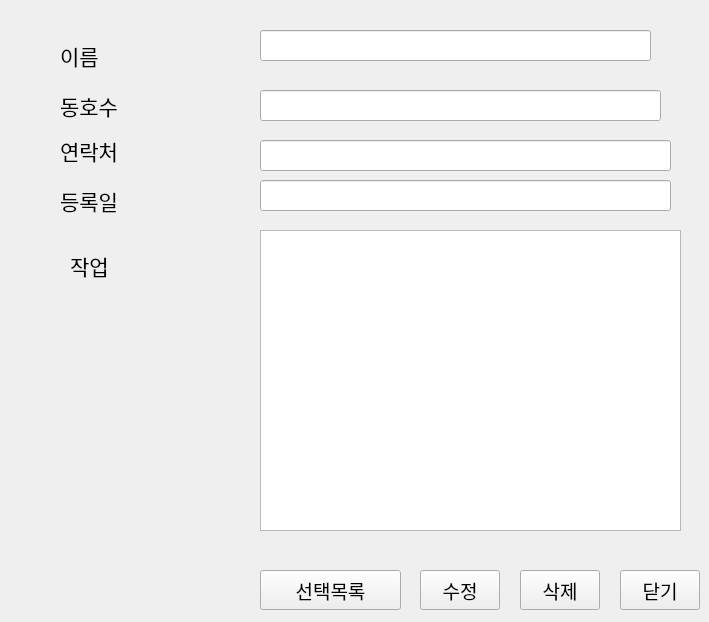
<?xml version="1.0" encoding="UTF-8"?>
<ui version="4.0">
 <class>Form</class>
 <widget class="QWidget" name="Form">
  <property name="geometry">
   <rect>
    <x>0</x>
    <y>0</y>
    <width>709</width>
    <height>622</height>
   </rect>
  </property>
  <property name="windowTitle">
   <string>Form</string>
  </property>
  <widget class="QLineEdit" name="nombre_lineEdit">
   <property name="geometry">
    <rect>
     <x>260</x>
     <y>30</y>
     <width>391</width>
     <height>31</height>
    </rect>
   </property>
   <property name="font">
    <font>
     <family>Agency FB</family>
     <pointsize>16</pointsize>
    </font>
   </property>
   <property name="readOnly">
    <bool>true</bool>
   </property>
  </widget>
  <widget class="QLineEdit" name="edad_lineEdit">
   <property name="geometry">
    <rect>
     <x>260</x>
     <y>140</y>
     <width>411</width>
     <height>31</height>
    </rect>
   </property>
   <property name="font">
    <font>
     <family>Agency FB</family>
     <pointsize>16</pointsize>
    </font>
   </property>
   <property name="readOnly">
    <bool>true</bool>
   </property>
  </widget>
  <widget class="QLabel" name="label">
   <property name="geometry">
    <rect>
     <x>60</x>
     <y>30</y>
     <width>121</width>
     <height>51</height>
    </rect>
   </property>
   <property name="font">
    <font>
     <family>Agency FB</family>
     <pointsize>16</pointsize>
    </font>
   </property>
   <property name="text">
    <string>이름</string>
   </property>
  </widget>
  <widget class="QLabel" name="label_3">
   <property name="geometry">
    <rect>
     <x>70</x>
     <y>240</y>
     <width>111</width>
     <height>51</height>
    </rect>
   </property>
   <property name="font">
    <font>
     <family>Agency FB</family>
     <pointsize>16</pointsize>
    </font>
   </property>
   <property name="text">
    <string>작업</string>
   </property>
  </widget>
  <widget class="QLabel" name="label_2">
   <property name="geometry">
    <rect>
     <x>60</x>
     <y>130</y>
     <width>111</width>
     <height>41</height>
    </rect>
   </property>
   <property name="font">
    <font>
     <family>Agency FB</family>
     <pointsize>16</pointsize>
    </font>
   </property>
   <property name="layoutDirection">
    <enum>Qt::LeftToRight</enum>
   </property>
   <property name="text">
    <string>연락처</string>
   </property>
  </widget>
  <widget class="QLineEdit" name="dong_name_lineEdit">
   <property name="geometry">
    <rect>
     <x>260</x>
     <y>90</y>
     <width>401</width>
     <height>31</height>
    </rect>
   </property>
   <property name="font">
    <font>
     <pointsize>16</pointsize>
    </font>
   </property>
   <property name="readOnly">
    <bool>true</bool>
   </property>
  </widget>
  <widget class="QLabel" name="label_4">
   <property name="geometry">
    <rect>
     <x>60</x>
     <y>90</y>
     <width>61</width>
     <height>31</height>
    </rect>
   </property>
   <property name="font">
    <font>
     <pointsize>16</pointsize>
    </font>
   </property>
   <property name="text">
    <string>동호수</string>
   </property>
  </widget>
  <widget class="QLabel" name="label_5">
   <property name="geometry">
    <rect>
     <x>60</x>
     <y>180</y>
     <width>111</width>
     <height>41</height>
    </rect>
   </property>
   <property name="font">
    <font>
     <family>Agency FB</family>
     <pointsize>16</pointsize>
    </font>
   </property>
   <property name="layoutDirection">
    <enum>Qt::LeftToRight</enum>
   </property>
   <property name="text">
    <string>등록일</string>
   </property>
  </widget>
  <widget class="QLineEdit" name="regdate_lineEdit">
   <property name="geometry">
    <rect>
     <x>260</x>
     <y>180</y>
     <width>411</width>
     <height>31</height>
    </rect>
   </property>
   <property name="font">
    <font>
     <family>Agency FB</family>
     <pointsize>16</pointsize>
    </font>
   </property>
   <property name="readOnly">
    <bool>true</bool>
   </property>
  </widget>
  <widget class="QPushButton" name="closebtn">
   <property name="geometry">
    <rect>
     <x>620</x>
     <y>570</y>
     <width>80</width>
     <height>40</height>
    </rect>
   </property>
   <property name="font">
    <font>
     <pointsize>14</pointsize>
    </font>
   </property>
   <property name="text">
    <string>닫기</string>
   </property>
  </widget>
  <widget class="QPushButton" name="deletebtn">
   <property name="geometry">
    <rect>
     <x>520</x>
     <y>570</y>
     <width>80</width>
     <height>40</height>
    </rect>
   </property>
   <property name="font">
    <font>
     <pointsize>14</pointsize>
    </font>
   </property>
   <property name="text">
    <string>삭제</string>
   </property>
  </widget>
  <widget class="QPushButton" name="selbtn">
   <property name="geometry">
    <rect>
     <x>260</x>
     <y>570</y>
     <width>141</width>
     <height>40</height>
    </rect>
   </property>
   <property name="font">
    <font>
     <pointsize>14</pointsize>
    </font>
   </property>
   <property name="text">
    <string>선택목록</string>
   </property>
  </widget>
  <widget class="QPushButton" name="user_updatebtn">
   <property name="geometry">
    <rect>
     <x>420</x>
     <y>570</y>
     <width>80</width>
     <height>40</height>
    </rect>
   </property>
   <property name="font">
    <font>
     <pointsize>14</pointsize>
    </font>
   </property>
   <property name="text">
    <string>수정</string>
   </property>
  </widget>
  <widget class="QTableWidget" name="salsel_tableWidget">
   <property name="geometry">
    <rect>
     <x>260</x>
     <y>230</y>
     <width>421</width>
     <height>301</height>
    </rect>
   </property>
  </widget>
 </widget>
 <resources/>
 <connections/>
</ui>
